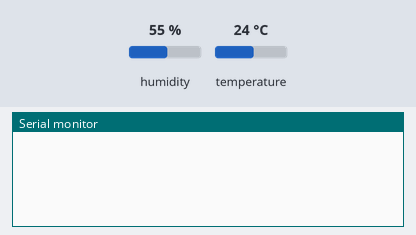
Bench run of a sketch on a simulated ESP32. Parts: the last lines printed to the serial monitor. The inputs (shaded band) are chosen by the test bench; at power-on: humidity 55 %, temperature 24 °C.

Above: at 1.8 s.
1.9 s: humidity set to 22 %
At 2.6 s:
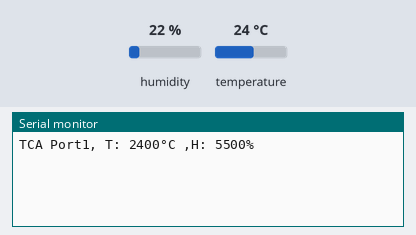
5.0 s: temperature set to 12 °C
At 6.4 s:
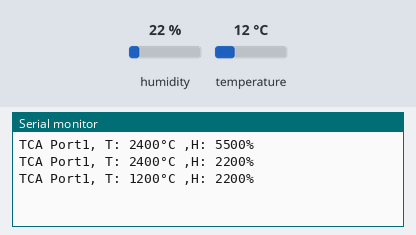
6.5 s: humidity set to 40 %
At 8.4 s:
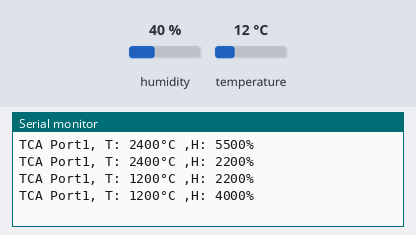
Timing chart, 0 to 9.9 s (numbered marks = the images above; inputs shaded):
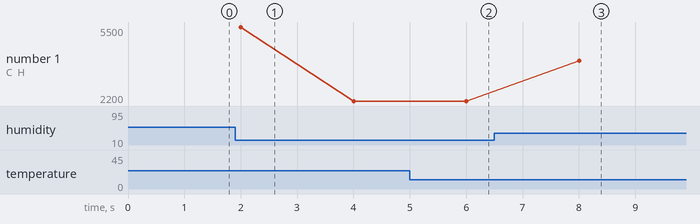

Measured:
- after the input at 5.0 s, the serial monitor: prints a new line after 1.0 s (image 2)
- after the input at 6.5 s, the serial monitor: prints a new line after 1.5 s (image 3)
- plotted number 1: 2200 → 4000 after the input at 6.5 s

The sketch:

esp32_Mesh_Node_Sensor_2024_test.ino
```cpp
#include  <Arduino.h>
#include  <Wire.h>

#define SDA2 33
#define SCL2 32
TwoWire Wire2 = TwoWire(1);

//#define SENSOR_SHT40
#ifdef SENSOR_SHT40
  #include "Adafruit_SHT4x.h"
  Adafruit_SHT4x sht40 = Adafruit_SHT4x();
#else
  #include  <Adafruit_SHT31.h>
  Adafruit_SHT31 sht31_1  = Adafruit_SHT31();
  Adafruit_SHT31 sht31_2  = Adafruit_SHT31(&Wire2);
#endif

const boolean pin_on  = true;
const boolean pin_off = false;

uint8_t sht_port      = 0;

const uint8_t tempGap = 1;
//// ----------- Variable -----------
//// ----------- Sensor -----------
int16_t temperature = 14040;
int16_t humidity    = 14040;
////for millis() func//
unsigned long timer_SHT     = 0UL;
//// ----------- Command  -----------
void setup() {
  // put your setup code here, to run once:
  Serial.begin(115200);
  Wire.begin();
  Wire2.begin(SDA2,SCL2,400000);
}

void loop() {
  unsigned long now = millis();
  get_sensor(now);
  serial_monit(now);
}

void get_sensor(unsigned long millisec) {
  if ((millisec - timer_SHT) > 500) {
    timer_SHT = millisec;
    bool sensor_conn = false;
    #ifdef SENSOR_SHT40
      if (sht40.begin()) {
        sht_port = 1;
        sensors_event_t humi, temp;
        sht40.getEvent(&humi, &temp);
        temperature  = temp.temperature * 100;
        humidity     = humi.relative_humidity * 100;
        sensor_conn  = true;
      }else if (sht40.begin($Wire2)) {
        sht_port = 2;
        sensors_event_t humi, temp;
        sht40.getEvent(&humi, &temp);
        temperature  = temp.temperature * 100;
        humidity     = humi.relative_humidity * 100;
        sensor_conn  = true;
      }
    #else
      if (sht31_1.begin(0x44)) {
        sensor_conn = true;
        sht_port = 1;
        float temp_temperature = sht31_1.readTemperature();
        if(isnan(temp_temperature)){
          temperature  = 15060;
          humidity     = 15060;
        }else{
          temperature = temp_temperature * 100;
          humidity    = sht31_1.readHumidity() * 100;
        }
        sht31_1.reset();
      }else if (sht31_2.begin(0x44)) {
        sensor_conn = true;
        sht_port = 2;
        float temp_temperature = sht31_2.readTemperature();
        if(isnan(temp_temperature)){
          temperature  = 15060;
          humidity     = 15060;
        }else{
          temperature = temp_temperature * 100;
          humidity    = sht31_2.readHumidity() * 100;
        }
        sht31_2.reset();
      }
    #endif
    if(!sensor_conn){
      temperature  = 14040;
      humidity     = 14040;
    }
  }//if
}

unsigned long timer_serial_monit = 0;
void serial_monit(unsigned long millisec){
  if ((millisec - timer_serial_monit) > 2000) {
    timer_serial_monit = millisec;
    Serial.print("TCA Port");
    Serial.print(sht_port);
    Serial.print(", T: ");
    Serial.print(temperature);
    Serial.print("°C ,H: ");
    Serial.print(humidity);
    Serial.println("%");
  }
}
```
